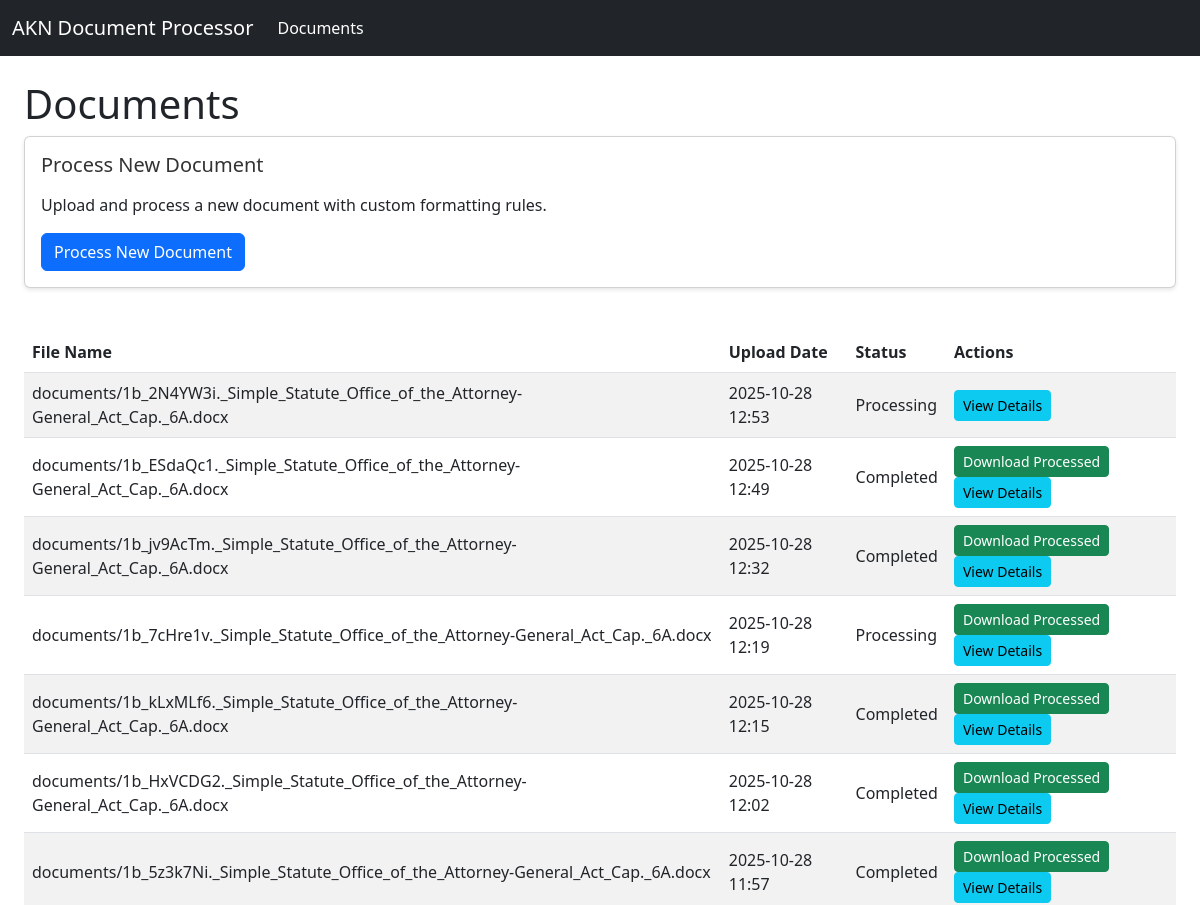
The app's page / (upper part), older data.
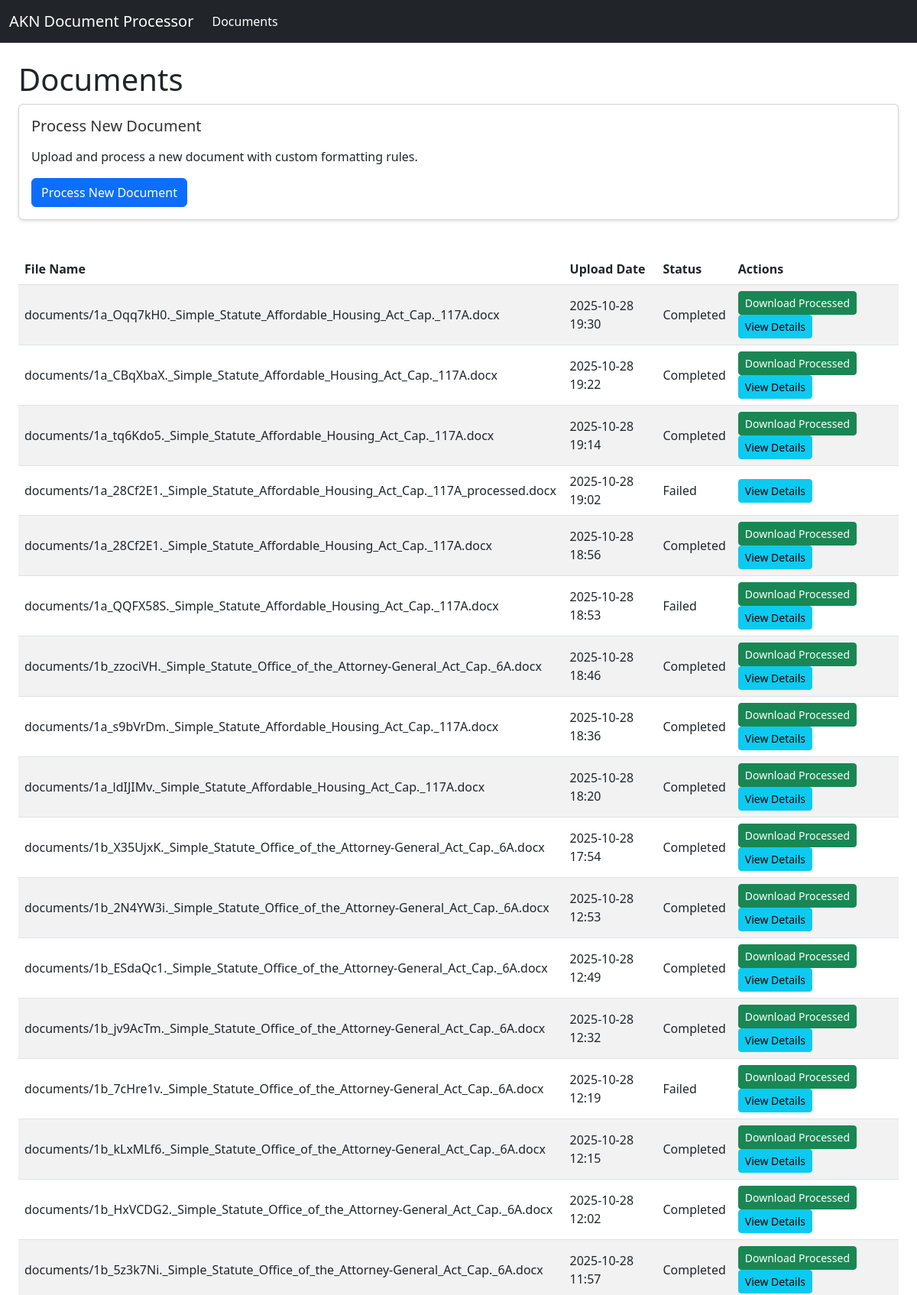
The same page, newer data.
### myapp/models.py (models this page shows, shortened)
class Document(models.Model):
    PROCESSING_STATUS = [
        ('UPLOADED', 'Uploaded'),
        ('PROCESSING', 'Processing'),
        ('COMPLETED', 'Completed'),
        ('FAILED', 'Failed'),
    ]
    original_file = models.FileField(upload_to='documents/')
    processed_file = models.FileField(upload_to='processed/', null=True, blank=True)
    pdf_file = models.FileField(upload_to='processed/', null=True, blank=True)
    status = models.CharField(max_length=20, choices=PROCESSING_STATUS, default='UPLOADED')
    uploaded_at = models.DateTimeField(auto_now_add=True)
    processed_at = models.DateTimeField(null=True, blank=True)
    error_message = models.TextField(blank=True, null=True)
    progress = models.IntegerField(default=0)

### myapp/views.py (the view)
# urls.py: path('', views.document_list, name='document_list'),
def document_list(request):
    documents = Document.objects.all().order_by('-uploaded_at')
    return render(request, 'myapp/document_list.html', {
        'documents': documents
    })

### myapp/templates/myapp/document_list.html
{% extends 'base.html' %}
{% block content %}
<div class="container mt-4">
    <h1>Documents</h1>
    <div class="row mb-4">
        <div class="col">
            <div class="card">
                <div class="card-body">
                    <h5 class="card-title">Process New Document</h5>
                    <p class="card-text">Upload and process a new document with custom formatting rules.</p>
                    <a href="{% url 'process_document' %}" class="btn btn-primary">Process New Document</a>
                </div>
            </div>
        </div>
    </div>
    {% if documents %}
        <div class="table-responsive">
            <table class="table table-striped">
                <thead>
                    <tr>
                        <th>File Name</th>
                        <th>Upload Date</th>
                        <th>Status</th>
                        <th>Actions</th>
                    </tr>
                </thead>
                <tbody>
                    {% for doc in documents %}
                    <tr>
                        <td>{{ doc.original_file.name }}</td>
                        <td>{{ doc.uploaded_at|date:"Y-m-d H:i" }}</td>
                        <td>{{ doc.get_status_display }}</td>
                        <td>
                            {% if doc.processed_file %}
                            <a href="{{ doc.processed_file.url }}" class="btn btn-sm btn-success">Download Processed</a>
                            {% endif %}
                            <a href="{% url 'document_detail' doc.id %}" class="btn btn-sm btn-info">View Details</a>
                        </td>
                    </tr>
                    {% endfor %}
                </tbody>
            </table>
        </div>
    {% else %}
        <div class="alert alert-info">No documents uploaded yet.</div>
    {% endif %}
</div>
{% endblock %}

### myapp/templates/base.html (shortened to what this page needs)
{% load static %}
<!DOCTYPE html>
<html lang="en">
<head>
    <link href="https://cdn.jsdelivr.net/npm/bootstrap@5.2.3/dist/css/bootstrap.min.css" rel="stylesheet">
    <link href="https://cdn.jsdelivr.net/npm/bootstrap-icons@1.9.1/font/bootstrap-icons.css" rel="stylesheet">
    <link href="{% static 'css/style.css' %}" rel="stylesheet">
</head>
<body>
    <nav class="navbar navbar-expand-lg navbar-dark bg-dark">
        <div class="container-fluid">
            <a class="navbar-brand" href="{% url 'document_list' %}">AKN Document Processor</a>
            <div class="collapse navbar-collapse" id="navbarNav">
                <ul class="navbar-nav">
                    <li class="nav-item">
                        <a class="nav-link {% if request.resolver_match.url_name == 'document_list' %}active{% endif %}"
                           href="{% url 'document_list' %}">Documents</a>
                    </li>
                </ul>
            </div>
        </div>
    </nav>
    <div class="container-fluid mt-3">
        {% block content %}
        {% endblock %}
    </div>
</body>
</html>

### myapp/static/css/style.css (style rules this page uses)
.container { max-width: 1200px; }
.table td, .table th { vertical-align: middle; }
.card { box-shadow: 0 2px 4px rgba(0,0,0,0.1); margin-bottom: 20px; }
.card-title { color: #333; margin-bottom: 1rem; }

Row changes from the older to the newer data that the page shows:
added Document: original_file.name "documents/1a_Oqq7kH0._Simple_Statute_Affordable_Housing_Act_Cap._117A.docx", uploaded_at "2025-10-28 19:30", status "Completed"
added Document: original_file.name "documents/1a_CBqXbaX._Simple_Statute_Affordable_Housing_Act_Cap._117A.docx", uploaded_at "2025-10-28 19:22", status "Completed"
added Document: original_file.name "documents/1a_tq6Kdo5._Simple_Statute_Affordable_Housing_Act_Cap._117A.docx", uploaded_at "2025-10-28 19:14", status "Completed"
added Document: original_file.name "documents/1a_28Cf2E1._Simple_Statute_Affordable_Housing_Act_Cap._117A_processed.docx", uploaded_at "2025-10-28 19:02", status "Failed"
added Document: original_file.name "documents/1a_28Cf2E1._Simple_Statute_Affordable_Housing_Act_Cap._117A.docx", uploaded_at "2025-10-28 18:56", status "Completed"
added Document: original_file.name "documents/1a_QQFX58S._Simple_Statute_Affordable_Housing_Act_Cap._117A.docx", uploaded_at "2025-10-28 18:53", status "Failed"
added Document: original_file.name "documents/1b_zzociVH._Simple_Statute_Office_of_the_Attorney-General_Act_Cap._6A.docx", uploaded_at "2025-10-28 18:46", status "Completed"
added Document: original_file.name "documents/1a_s9bVrDm._Simple_Statute_Affordable_Housing_Act_Cap._117A.docx", uploaded_at "2025-10-28 18:36", status "Completed"
added Document: original_file.name "documents/1a_ldIJIMv._Simple_Statute_Affordable_Housing_Act_Cap._117A.docx", uploaded_at "2025-10-28 18:20", status "Completed"
added Document: original_file.name "documents/1b_X35UjxK._Simple_Statute_Office_of_the_Attorney-General_Act_Cap._6A.docx", uploaded_at "2025-10-28 17:54", status "Completed"
changed Document (number 11 of 17 on the later page): status "Processing" → "Completed"; now shows "Download Processed"
changed Document (number 14 of 17 on the later page): status "Processing" → "Failed"
